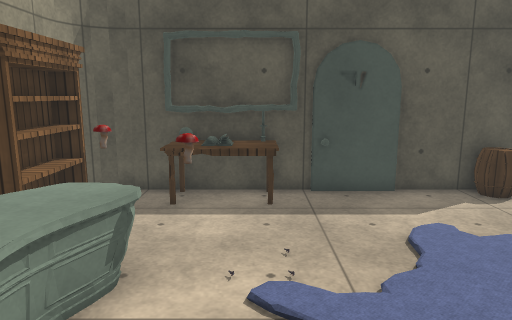
View 1 (above)

12 first-person views from a walk through a scene from a Unity 3-D project. The camera is 1.5 m above the floor, tilts 10° down and sees 70° across. The floor is counted in squares, 0.5 m on a side. Each view is taken from the middle of a square. On the plan, view 1 faces up. The plan holds only what a view shows up to about 20 squares ahead; the rest is blank. The place goes on beyond the plan. The player character is not drawn. Some surface patterns are stand-ins.

View 2
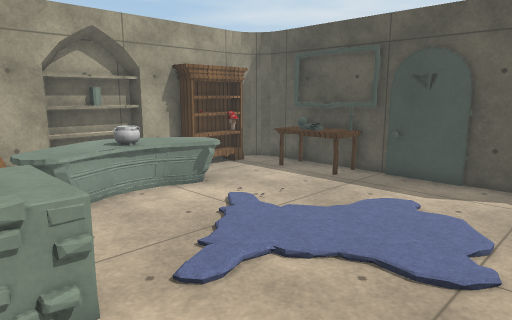

View 3
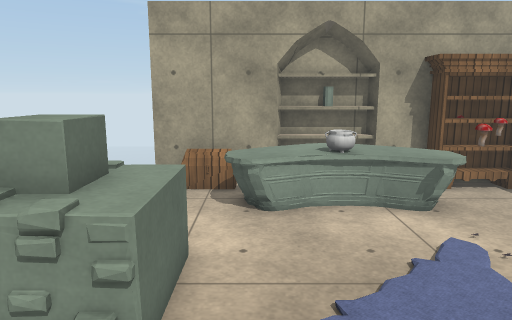

View 4
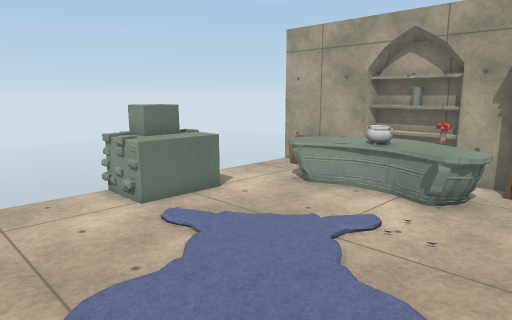

View 5
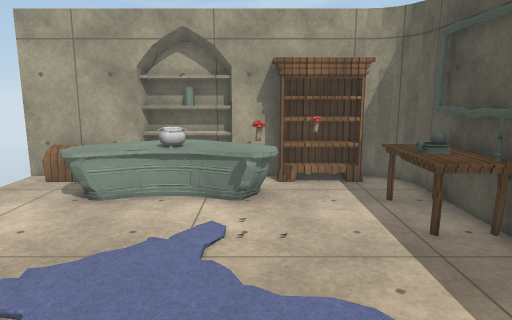

View 6
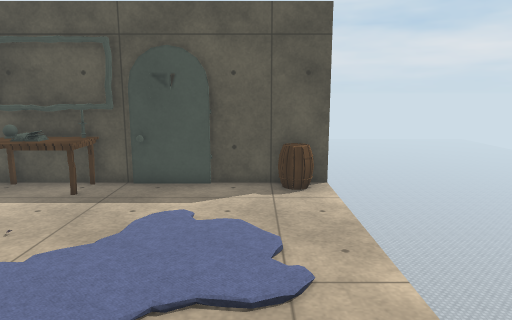

View 7
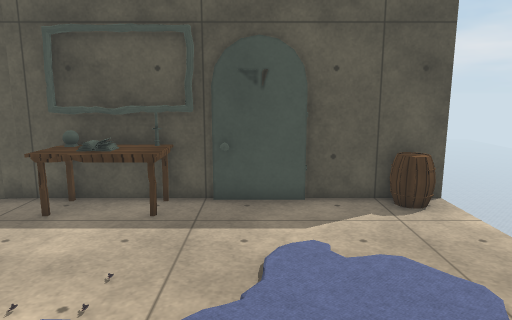

View 8
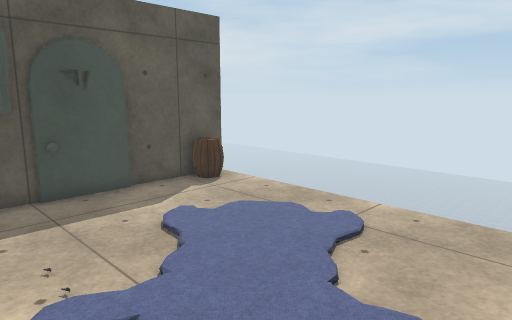

View 9
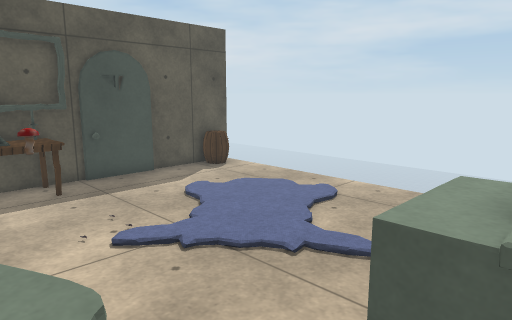

View 10
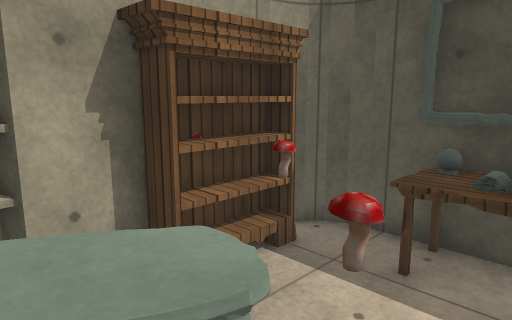

View 11
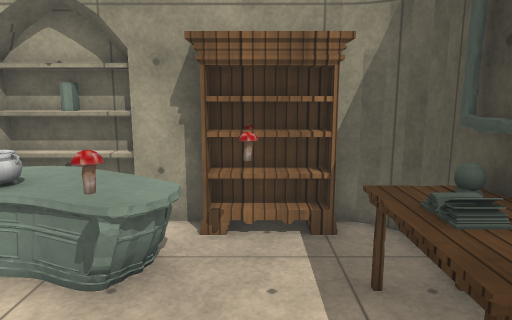

View 12
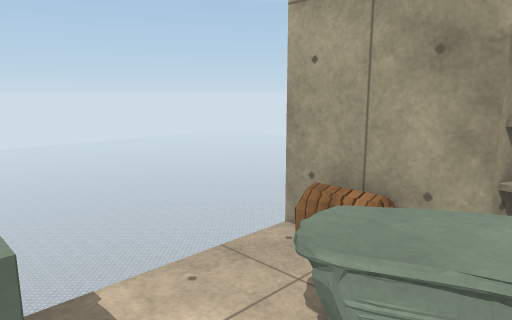

### Floor plan
Key: @ floor where view 1 was taken; # wall or solid block; . floor; = window, fence, low wall or low ledge; ^ raised ledge; v drop or lower ground; O other object.
Columns run from 6 left of view 1 to 9 right of it. Each row starts with its distance up from view 1.
 12  ##############
 11 ####OOO####  OOv
 10 #O.OOOOO.....O.
  9  O.............
  8  O.O......O....
  7 #O==.....OOOO..
  6 # ^^^O...OOOO..
  5 #.^^^.OOOOOOO..
  4 #^O^ ..OOOOOO..
  3 #^OO....OOO....
  2 #.^^=....O.....
  1 # ^^^..........
  0 #O.^=.@OOO....
 -1 #O....OOOO...
 -2 # ....OOOO... .

Where each view was taken, in squares from view 1:
view 1: 0 up, 0 right, facing up
view 2: 2 down, 8 right, facing up-left
view 3: 1 up, 7 right, facing left
view 4: 9 up, 8 right, facing down-left
view 5: 6 up, 8 right, facing left
view 6: 1 down, 6 right, facing up
view 7: 1 up, 3 right, facing up
view 8: 0 up, 1 left, facing up-right
view 9: 2 down, 3 left, facing up-right
view 10: 4 up, 0 right, facing up-left
view 11: 8 up, 3 right, facing left
view 12: 3 up, 1 right, facing down-left
